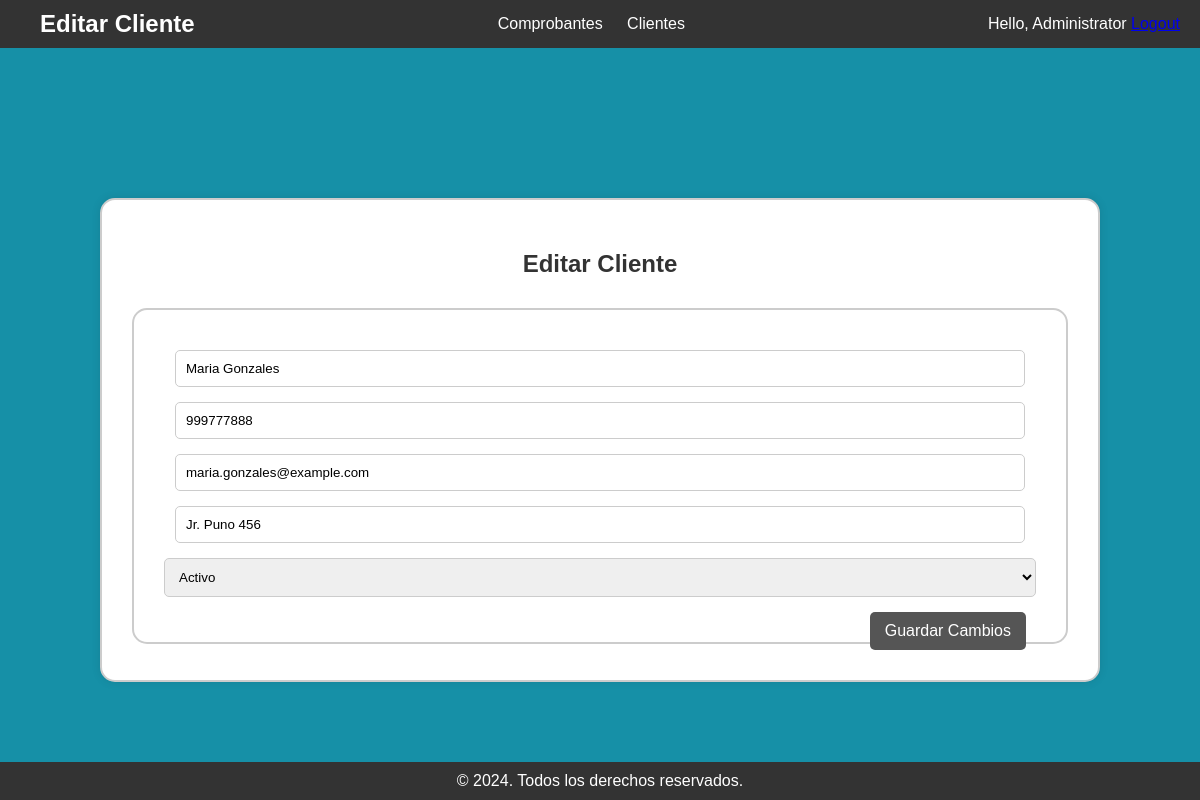
Page /editar_cliente.php?dni=87654321 (signed in) on the committed database.
### tables this page shows
CREATE TABLE `cliente` (
  `dni` varchar(20) NOT NULL,
  `nombre` varchar(255) NOT NULL,
  `telefono` varchar(20) DEFAULT NULL,
  `email` varchar(255) DEFAULT NULL,
  `direccion` text DEFAULT NULL,
  `estado` enum('activo','inactivo') DEFAULT 'activo'
);

### editar_cliente.php (the view, shortened to what this page needs)
<?php
include("db_conn.php");
$dni = $_GET['dni'];
$query = "SELECT * FROM cliente WHERE dni = '$dni'";
$result = mysqli_query($conn, $query);
$row = mysqli_fetch_assoc($result);
?>
<!DOCTYPE html>
<html lang="en">
<head>
    <link rel="stylesheet" href="style.css">
</head>
<body>
    <header class="header">
        <div class="left-section">
            <h2>Editar Cliente</h2>
        </div>
        <nav class="nav">
            <ul>
                <li><a href="comprobantes.php">Comprobantes</a></li>
                <li><a href="clientes.php">Clientes</a></li>
            </ul>
        </nav>
        <div class="right-section">
            <div class="user-info">
                <span>Hello, <?php echo $_SESSION['name']; ?></span>
                <a href="logout.php">Logout</a>
            </div>
        </div>
    </header>
    <div class="container">
        <h2>Editar Cliente</h2>
        <form action="editar_cliente.php?dni=<?php echo $dni; ?>" method="POST" id="edit_client_form">
            <input type="text" name="nombre" value="<?php echo $row['nombre']; ?>" required>
            <input type="text" name="telefono" value="<?php echo $row['telefono']; ?>" required>
            <input type="email" name="email" value="<?php echo $row['email']; ?>" required>
            <input type="text" name="direccion" value="<?php echo $row['direccion']; ?>" required>
            <select name="estado" required>
                <option value="activo" <?php echo ($row['estado'] == 'activo') ? 'selected' : ''; ?>>Activo</option>
            </select>
            <button type="submit">Guardar Cambios</button>
        </form>
    </div>
    <footer class="footer">
        &copy; 2024. Todos los derechos reservados.
    </footer>
</body>
</html>

### style.css (style rules this page uses)
body { background: #1690A7; font-family: Arial, sans-serif; margin: 0; padding: 0; display: flex; justify-content: center; align-items: center; height: 100vh; flex-direction: column; }
* { font-family: sans-serif; box-sizing: border-box; }
form { width: 500px; border: 2px solid #ccc; padding: 30px; background: #fff; border-radius: 15px; margin-top: 20px; }
form input { display: block; border: 2px solid #ccc; width: 95%; padding: 10px; margin: 10px auto; border-radius: 5px; }
form button { float: right; background: #555; padding: 10px 15px; color: #fff; border-radius: 5px; margin-right: 10px; border: none; }
.header { background: #333; color: #fff; padding: 10px 20px; display: flex; justify-content: space-between; align-items: center; position: fixed; width: 100%; top: 0; z-index: 1000; }
.header h2 { margin: 0; padding-left: 20px; }
.nav ul { list-style-type: none; margin: 0; padding: 0; }
.nav ul li { display: inline; margin-right: 20px; }
.nav ul li:last-child { margin-right: 0; }
.nav ul li a { color: #fff; text-decoration: none; font-size: 16px; }
.container { width: 90%; max-width: 1000px; margin: 100px auto 20px auto; background: #fff; border: 2px solid #ccc; border-radius: 15px; padding: 30px; box-shadow: 0 0 10px rgba(0, 0, 0, 0.1); }
.container h2 { text-align: center; margin-bottom: 30px; color: #333; }
form { width: 100%; }
input[type="text"], input[type="email"], input[type="number"], select { width: calc(100% - 22px); padding: 10px; margin-bottom: 15px; border: 1px solid #ccc; border-radius: 5px; }
select { width: 100%; }
button { background-color: #555; color: #fff; border: none; padding: 12px 20px; text-align: center; text-decoration: none; display: inline-block; font-size: 16px; border-radius: 5px; cursor: pointer; float: right; margin-right: 10px; margin-left: 10px; }
.footer { text-align: center; color: #fff; background-color: #333; padding: 10px 0; position: fixed; bottom: 0; width: 100%; }

### rows in the picture
cliente: nombre "Maria Gonzales", telefono "999777888", email "maria.gonzales@example.com", direccion "Jr. Puno 456", estado "Activo"

### other values in the picture
$_SESSION['name'] "Administrator"
